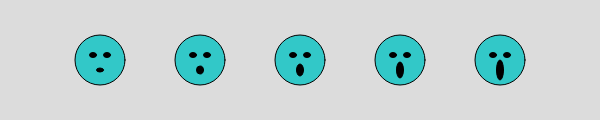
Frame 1 (no input)
Frame 60 (no input): identical to frame 1, image omitted
Frame 120 (the mouse pressed at the canvas centre since frame 60): identical to frame 1, image omitted

The p5.js sketch that drew this single still picture (run headless with seeded random() and noise() and a simulated clock; from frame 60 on, the mouse is pressed at the canvas centre):

// p5.js sketch
// ── sketch.js
function setup() {
  createCanvas(600, 120);
}

function draw() {
  background(220);

  for (x = 100; x < width; x = x + 100) {

    //face color
    fill(50, 200, 200);
    //draw an ellipse at that x location
    ellipse(x, 60, 50, 50);
    //add a black fill
    fill(0);
    //draw a smaller ellipse 7 pixels to the right of the face center for right eye
    ellipse(x + 7, 55, 7, 5);
    //draw a smaller ellipse 7 pixels to the left of the face center for left eye
    ellipse(x - 7, 55, 7, 5);

    /*the mouth is assigned a height of x/25 so that the height grows through the loop
    but not as drastically as x alone. 100 is added to x each loop. If it is divided
    by 25, it increments by 4 each loop*/

    //draw an ellipse a little bit lower than center
    ellipse(x, 70, 7, x / 25);
  }

}
